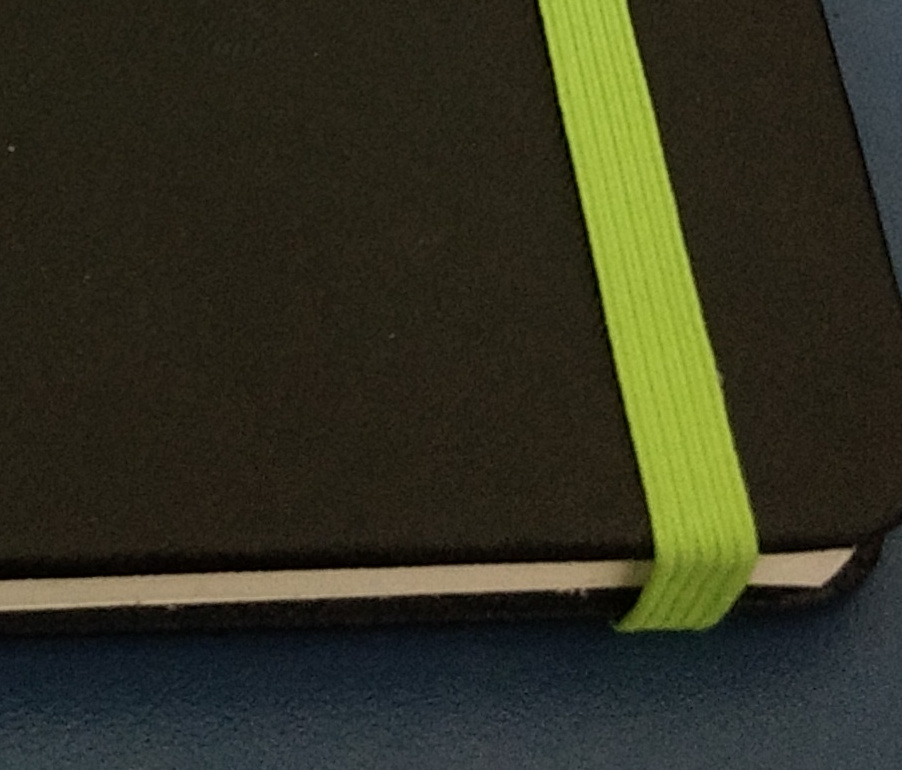
#> input picture opencv/ela_original.jpg, 902 x 770 px, given in place of the camera
$ python colorDetection.py
#> lines starting #> are read from the running program, lines starting #| are printed output that depends on the picture; after the words box and inside, x2 and y2 are one past the last pixel; in counts of white or black regions, pixels touching at a corner belong together
import cv2
import numpy as np

def nothing(x):
  pass

cap = cv2.VideoCapture(0)
cv2.namedWindow("Trackbars")
cv2.createTrackbar("Hue Min", "Trackbars", 0, 180, nothing)
#> slider 'Hue Min' is set to 36
cv2.createTrackbar("Sat Min", "Trackbars", 0, 255, nothing)
#> slider 'Sat Min' is set to 51
cv2.createTrackbar("Val Min", "Trackbars", 0, 255, nothing)
#> slider 'Val Min' is set to 51
cv2.createTrackbar("Hue Max", "Trackbars", 180, 180, nothing)
cv2.createTrackbar("Sat Max", "Trackbars", 255, 255, nothing)
cv2.createTrackbar("Val Max", "Trackbars", 255, 255, nothing)

while True:
  ret, frame = cap.read()
#> frame is the input picture: shape (770, 902, 3); mean B, G, R 33.2, 50.3, 50.1
  hsv = cv2.cvtColor(frame, cv2.COLOR_BGR2HSV)
#> hsv: shape (770, 902, 3); mean H, S, V 39.8, 108.8, 55

  l_h = cv2.getTrackbarPos('Hue Min', "Trackbars")
  l_s = cv2.getTrackbarPos('Sat Min', "Trackbars")
  l_v = cv2.getTrackbarPos('Val Min', "Trackbars")
  u_h = cv2.getTrackbarPos('Hue Max', "Trackbars")
  u_s = cv2.getTrackbarPos('Sat Max', "Trackbars")
  u_v = cv2.getTrackbarPos('Val Max', "Trackbars")

  lower = np.array([l_h, l_s, l_v])
  upper = np.array([u_h, u_s, u_v])
  mask = cv2.inRange(hsv, lower,upper)
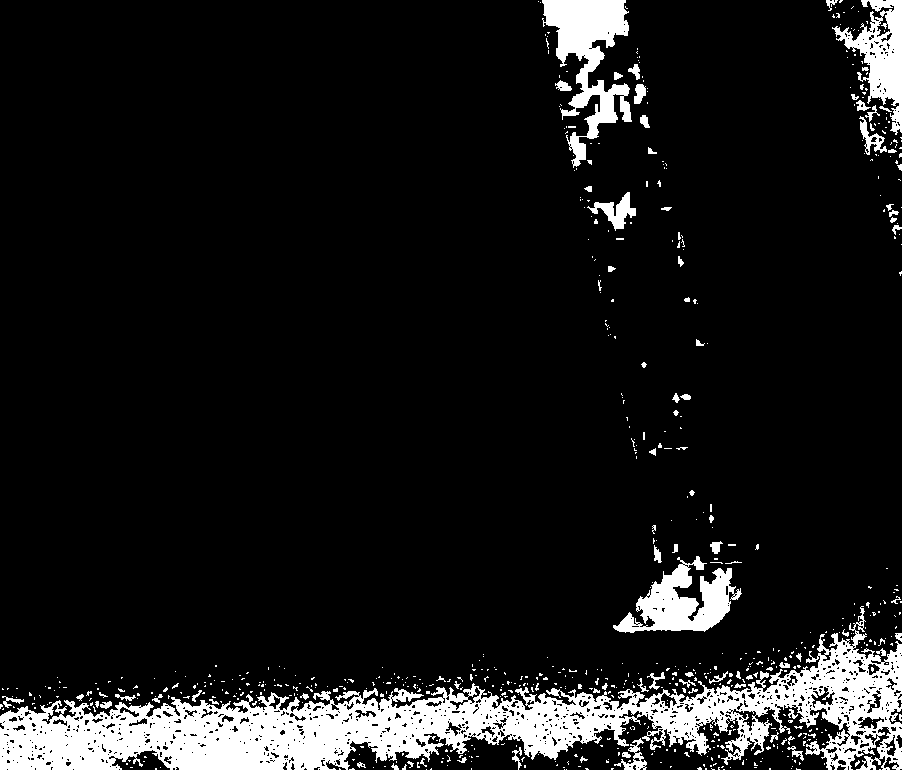
#> mask: shape (770, 902); 9.9% white; 693 white regions (605 under 20 px), largest, box (x1, y1, x2, y2) and area: (0, 606, 902, 770) 46986, (542, 0, 632, 168) 6228, (613, 556, 742, 633) 4545

  result =  cv2.bitwise_and(frame, frame, mask=mask)
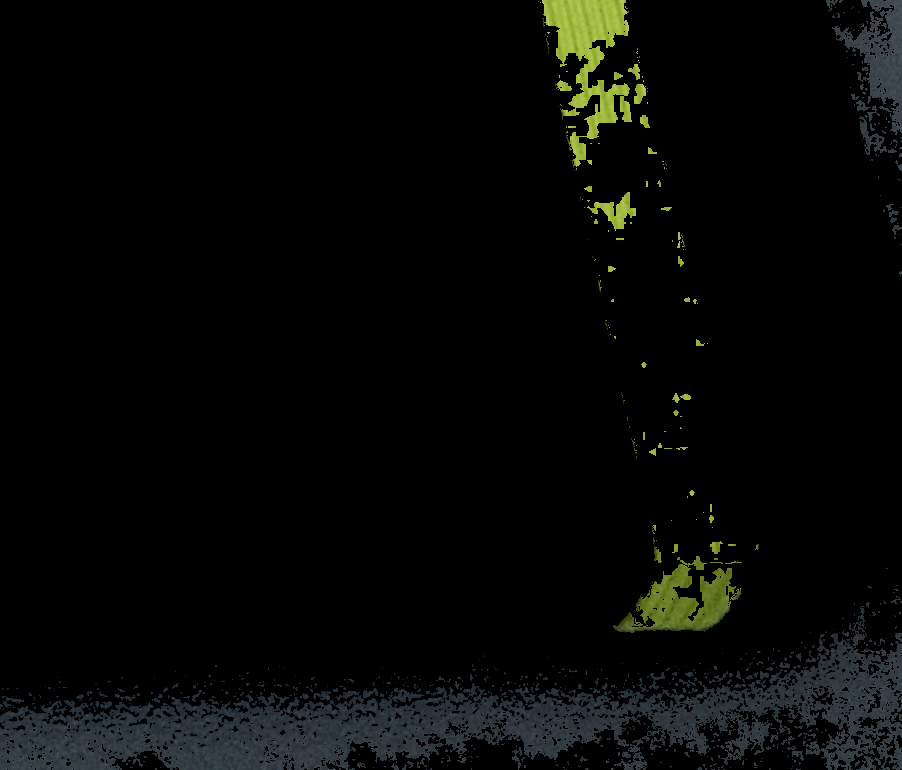
#> result: shape (770, 902, 3); mean B, G, R 6, 7.5, 6.3

  # cv2.imshow("Frame", frame)
  # cv2.imshow("Mask", mask)
  cv2.imshow("Result", result)
  key = cv2.waitKey(1)
#> (key Esc is pressed here)
  if key ==  27:
    break
cap.release()
cv2.destroyAllWindows()
